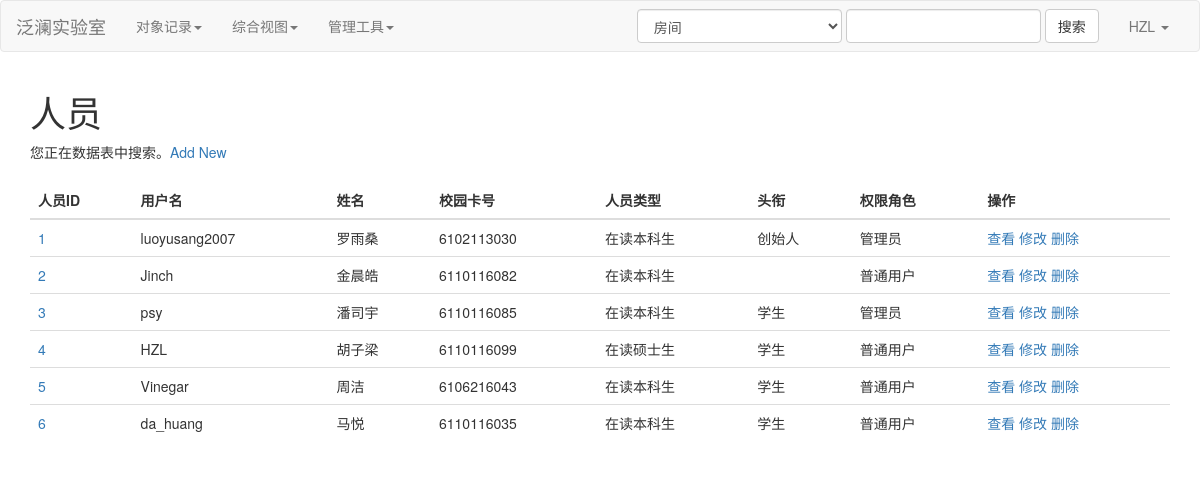
The app's page /tmplt_based_ui/search?b_name=o_persons (signed in) with its own data.
### tables this page shows
CREATE TABLE "o_persons" (
  "person_id" INTEGER PRIMARY KEY AUTOINCREMENT,
  "username",
  "password",
  "type" TEXT,
  "title",
  "auth_role" TEXT DEFAULT app_user,
  "name" TEXT,
  "school_card_number" TEXT,
  "cell_number" TEXT,
  "email",
  "qq_number",
  "status" INTEGER,
  UNIQUE ("username" ASC)
);

### main.py (the view)
@app.route('/tmplt_based_ui/search', methods=['GET'])
def t_base_search():
    logined_person_id = session.get('logined_person_id')
    user_info_dict = get_user_info_dict(logined_person_id)
    db = get_db()
    cur = db.cursor()
    b_name=request.args.get('b_name')
    bsns_table_dict = bsnses.getFomatdDict(b_name)
    query_sql_str = bsnses.createQuerySQL(b_name, read_auth_role = user_info_dict.get('auth_role'), filters_list = [], id = None)
    query_result = cur.execute(query_sql_str).fetchall()
    for row_index in range(len(query_result)):
        for key in list(query_result[row_index].keys()):
            if bsns_table_dict['$COLU'][key].get('$DISP_show_in_brief_view') == False :
                query_result[row_index].pop(key)
    for row_index in range(len(query_result)):
        for key, val in query_result[row_index].items():
            content_displacer = bsns_table_dict['$COLU'][key]['$DISP_displacer']
            if type(content_displacer) == dict: # if there is a displacer
                origin_result= query_result[row_index][key]
                if content_displacer. __contains__(origin_result):
                    query_result[row_index][key] = content_displacer[origin_result]
            if query_result[row_index][key] == None:
                query_result[row_index][key] = ''
    cur.close()
    return render_template('search.htm',user_info_dict = user_info_dict,bsns_table_dict = bsns_table_dict, query_result = query_result)

### findb/data_stru.py (called while the page is built)
    def getFomatdDict(self, t_name = None):
        if t_name:
            return self.formatted_dict[t_name]
        else:
            return self.formatted_dict

### main.py (called while the page is built)
def get_db():
    db = getattr(g, '_database', None)
    if db is None:
        db = g._database = sqlite3.connect(DATABASE)
        def make_dicts(cursor, row):
            return dict((cursor.description[idx][0], value)
                        for idx, value in enumerate(row)     )
        db.row_factory = make_dicts
    return db

def get_user_info_dict(person_id):
    if person_id == 0:
        return { 'logined' : False}
    else:
        db = get_db()
        cur = db.cursor()
        query_sql_str = bsnses.createQuerySQL('o_persons', read_auth_role = 'admin', filters_list = [], id = person_id)
        query_result = cur.execute(query_sql_str).fetchall()
        cur.close()
        query_result[0]['logined'] = True
        return query_result[0]

@app.teardown_appcontext
def close_connection(exception):
    db = getattr(g, '_database', None)
    if db is not None:
        db.close()

### templates/search.htm (shortened to what this page needs)
{% extends 'base/base.htm' %}
{% block main %}
<div class="container" style = "overflow-x:auto;">
    <h1>{{bsns_table_dict['$DISP_name']['ZH']}}</h1>
    {% if bsns_table_dict['$TYPE'] == 'table' %}
        您正在数据表中搜索。<a href = "/tmplt_based_ui/target_insert_form?b_name={{bsns_table_dict['$TBNM']}}" >Add New</a>
    {% elif bsns_table_dict['$TYPE'] == 'view'%}
        您正在视图中搜索。
    {% else %}
        Error!
    {% endif %}
    <div id = "message_div">&nbsp;</div>
    {% if query_result|length > 0 %}
        <table class = "table">
        <thead>
            <tr>
            {% for column_name in query_result[0].keys() %}
                <th>{{bsns_table_dict['$COLU'][column_name]['$DISP_name']['ZH']}}</th>
            {% endfor %}
            <th>操作</th>
            </tr>
        </thead>
        <tbody>
    {% for row in query_result %}
        <tr >
        {% set ns = namespace(id_val = 0) %}
        {% for key,value in row.items() %}
            {% if bsns_table_dict['$PMKY'] == key %}
                {% set ns.id_val = value %}
            <td><a href = "target_scope?id={{value}}&b_name={{bsns_table_dict['$TBNM']}}">{{value}} </a></td>
            {% else %}
            <td>{{value}} </td>
            {% endif %}
        {% endfor %}
            <td>
                <a href = "target_scope?id={{ns.id_val}}&b_name={{bsns_table_dict['$TBNM']}}"> 查看 </a>
                <a href = "target_update_form?id={{ns.id_val}}&b_name={{bsns_table_dict['$TBNM']}}"> 修改 </a>
                <a href = "#" data-toggle="modal" data-target="#delModal"   onclick = "id_to_del = {{ns.id_val}}"> 删除 </a>
            </td>
        </tr>
    {% endfor %}
    </tbody>
    </table>
    {% else %}
        <p>查找结果为空。</p>
    {% endif %}
</div>
{% endblock %}

### templates/base/include/nav.htm (shortened to what this page needs)
    <nav class="navbar navbar-default">
        <div class="container-fluid">
            <div class="navbar-header">
                <a class="navbar-brand" href="/">{{config['G_AppName']}}</a>
            </div>
            <div class="collapse navbar-collapse" id="bs-example-navbar-collapse-1">
                <ul class="nav navbar-nav">
                    <li class="dropdown">
                        <a href="#" class="dropdown-toggle" data-toggle="dropdown"
                            role="button" aria-haspopup="true" aria-expanded="false">对象记录<span class="caret"></span></a>
                    </li>
                    <li class="dropdown">
                        <a href="#" class="dropdown-toggle" data-toggle="dropdown"
                           role="button" aria-haspopup="true" aria-expanded="false">综合视图<span class="caret"></span></a>
                    </li>
                    <li class="dropdown">
                        <a href="#" class="dropdown-toggle" data-toggle="dropdown"
                           role="button" aria-haspopup="true" aria-expanded="false">管理工具<span class="caret"></span></a>
                    </li>
                </ul>
                <ul class="nav navbar-nav navbar-right">
                    <li class="dropdown">
                        <a href="#" class="dropdown-toggle" data-toggle="dropdown" role="button" aria-haspopup="true" aria-expanded="false">
                            {% if user_info_dict['logined'] == True%}
                                {{user_info_dict['username']}}
                            {% else %}
                                未登录
                            {% endif %}
                            <span class="caret"></span>
                        </a>
                    </li>
                </ul>
                <form class="navbar-form navbar-right" action="/tmplt_based_ui/search" method="get">
                            <select class = "form-control" name = b_name>
                                {%  for key, val in config['G_bsnses_dict'].items() %}
                                    <option value = "{{key}}">{{val['$DISP_name']['ZH']}}</option>
                                {% endfor %}
                            </select>
                            <input type="text" class="form-control" name = "search_key_word">
                            <button class="btn btn-default" >搜索</button>
                </form>
            </div>
        </div>
    </nav>

### records on screen
o_persons: username "HZL", row "4", name "胡子梁", school_card_number "6110116099", row "在读硕士生" "学生" "普通用户"
o_persons: row "1", username "luoyusang2007", name "罗雨桑", school_card_number "6102113030", row "在读本科生" "创始人" "管理员"
o_persons: row "2", username "Jinch", name "金晨皓", school_card_number "6110116082", row "在读本科生" "普通用户"
o_persons: row "3", username "psy", name "潘司宇", school_card_number "6110116085", row "在读本科生" "学生" "管理员"
o_persons: row "5", username "Vinegar", name "周洁", school_card_number "6106216043", row "在读本科生" "学生" "普通用户"
o_persons: row "6", username "da_huang", name "马悦", school_card_number "6110116035", row "在读本科生" "学生" "普通用户"

### other values on screen
{{ config['G_AppName'] }} "泛澜实验室"
{{ bsns_table_dict['$DISP_name']['ZH'] }} "人员"
{{ bsns_table_dict['$COLU'][column_name]['$DISP_name']['ZH'] }} "人员ID" "用户名" "姓名" "校园卡号" "人员类型" "头衔" "权限角色"
form field b_name "房间"
